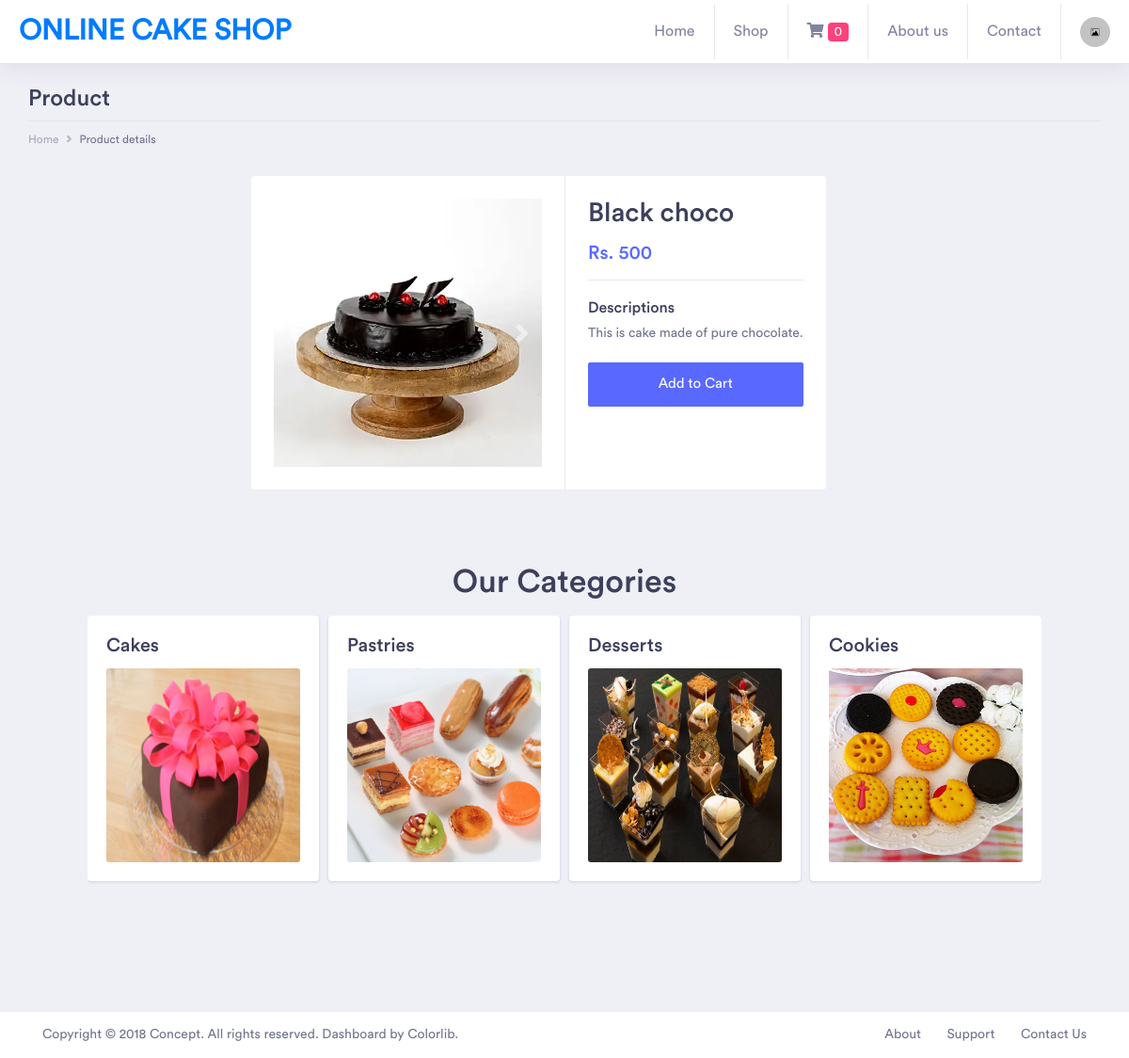
Page /onlinecakeshop/single_product.php?product_id=1 on the committed database.
### tables this page shows
CREATE TABLE `cake_shop_product` (
  `product_id` int(11) NOT NULL,
  `product_name` varchar(100) NOT NULL,
  `product_category` int(11) NOT NULL,
  `product_price` varchar(100) NOT NULL,
  `product_description` varchar(300) NOT NULL,
  `product_image` varchar(300) NOT NULL
);

CREATE TABLE `cake_shop_category` (
  `category_id` int(11) NOT NULL,
  `category_name` varchar(100) NOT NULL,
  `category_image` varchar(200) NOT NULL
);

### onlinecakeshop/single_product.php (the view, shortened to what this page needs)
<?php
if (!empty($_SESSION['cart'])) {
    $printCount = count($_SESSION['cart']);
}
else {
    $printCount = 0;
}
?>
<!doctype html>
<html lang="en">
<head>
    <link rel="stylesheet" href="css/bootstrap.min.css">
    <link href="fonts/circular-std/style.css" rel="stylesheet">
    <link rel="stylesheet" href="css/style.css">
    <link rel="stylesheet" href="css/userpage.css">
    <link rel="stylesheet" href="fonts/fontawesome/css/fontawesome-all.css">
    <link rel="stylesheet" type="text/css" href="css/owl.carousel.min.css">
    <link rel="stylesheet" type="text/css" href="css/owl.theme.default.min.css">
</head>
<body>
    <div class="dashboard-main-wrapper">
         <div class="dashboard-header">
            <nav class="navbar navbar-expand-lg bg-white fixed-top">
                <a class="navbar-brand" href="#">Online Cake Shop</a>
                <div class="collapse navbar-collapse " id="navbarSupportedContent">
                    <ul class="navbar-nav ml-auto navbar-right-top">
                        <li class="nav-item">
                            <a class="nav-link" href="index.php">Home</a>
                        </li>
                        <li class="nav-item dropdown">
                            <a class="nav-link active" href="#" id="navbarDropdownMenuLink1" data-toggle="dropdown" aria-haspopup="true" aria-expanded="false">Shop</a>
                        </li>
                        <li class="nav-item">
                            <a class="nav-link" href="cart.php"><i class="fas fa-shopping-cart"></i> <span class="badge badge-pill badge-secondary"><?php echo $printCount;?></span></a>
                        </li>
                        <li class="nav-item">
                            <a class="nav-link" href="about.php">About us</a>
                        </li>
                        <li class="nav-item">
                            <a class="nav-link" href="contact.php">Contact</a>
                        </li>
                        <li class="nav-item dropdown nav-user">
                            <a class="nav-link nav-user-img" href="#" id="navbarDropdownMenuLink2" data-toggle="dropdown" aria-haspopup="true" aria-expanded="false"><img src="uploads/default-image.jpg" alt="" class="user-avatar-md rounded-circle"></a>
                        </li>
                    </ul>
                </div>
            </nav>
        </div>
            <div class="container-fluid dashboard-content">
                <div class="row">
                    <div class="col-xl-12 col-lg-12 col-md-12 col-sm-12 col-12">
                        <div class="page-header">
                            <h2 class="pageheader-title">Product</h2>
                            <div class="page-breadcrumb">
                                <nav aria-label="breadcrumb">
                                    <ol class="breadcrumb">
                                        <li class="breadcrumb-item"><a href="index.php" class="breadcrumb-link">Home</a></li>
                                        <li class="breadcrumb-item active" aria-current="page">Product details</li>
                                    </ol>
                                </nav>
                            </div>
                        </div>
                    </div>
                </div>
                <div class="row mx-5">
                    <?php
                    require_once('config.php');
                    $product_id = $_GET['product_id'];
                    $select = "SELECT * FROM cake_shop_product where product_id = $product_id";
                    $query = mysqli_query($conn, $select);
                    $res = mysqli_fetch_assoc($query);
                    ?>
                    <div class="offset-xl-2 col-xl-8 col-lg-12 col-md-12 col-sm-12 col-12">
                        <div class="row">
                            <div class="col-xl-6 col-lg-6 col-md-6 col-sm-12 col-12 pr-xl-0 pr-lg-0 pr-md-0 m-b-30">
                                <div class="product-slider p-4">
                                    <div id="carouselExampleIndicators" class="product-carousel carousel slide" data-ride="carousel">
                                        <?php
                                        $file_array = explode(', ', $res['product_image']);
                                        ?>
                                        <div class="carousel-inner">
                                            <?php
                                            for ($i = 0; $i < count($file_array); $i++) {
                                            ?>
                                            <div class="carousel-item <?php if($i == 0) {echo 'active';} ?>">
                                                <img class="d-block w-100" src="uploads/<?php echo $file_array[$i];?>" alt="slide<?php echo $i;?>">
                                            </div>
                                            <?php } ?>
                                        </div>
                                        <a class="carousel-control-prev" href="#carouselExampleIndicators" role="button" data-slide="prev">
                                            <span class="carousel-control-prev-icon" aria-hidden="true"></span>
                                        </a>
                                        <a class="carousel-control-next" href="#carouselExampleIndicators" role="button" data-slide="next">
                                            <span class="carousel-control-next-icon" aria-hidden="true"></span>
                                        </a>
                                    </div>
                                </div>
                            </div>
                            <div class="col-xl-6 col-lg-6 col-md-6 col-sm-12 col-12 pl-xl-0 pl-lg-0 pl-md-0 border-left m-b-30 d-flex">
                                <div class="product-details p-4">
                                    <div class="border-bottom pb-3 mb-3">
                                        <h2 class="mb-3"><?php echo $res['product_name'];?></h2>
                                        <h3 class="mb-0 text-primary">Rs. <?php echo $res['product_price'];?></h3>
                                    </div>
                                    <div class="product-description">
                                        <h4 class="mb-1">Descriptions</h4>
                                        <p><?php echo $res['product_description'];?></p>
                                        <button onclick="add_cart(<?php echo $res['product_id'];?>)" class="btn btn-primary btn-block btn-lg">Add to Cart</button>
                                    </div>
                                </div>
                            </div>
                        </div>
                    </div>
                </div>
                <div class="row m-5">
                    <div class="col-xl-12 col-lg-12 col-md-12 col-sm-12 col-12 text-center">
                        <h1>Our Categories</h1>
                    </div>
                    <div class="col-xl-12 col-lg-12 col-md-12 col-sm-12 col-12">
                        <div class="owl-carousel owl-theme">
                            <?php
                            require_once('config.php');
                            $select = "SELECT * FROM cake_shop_category";
                            $query = mysqli_query($conn, $select);
                            while ($res = mysqli_fetch_assoc($query)) {
                            ?>
                            <div class="item">
                                <div class="card h-100">
                                    <div class="card-body">
                                        <h3 class="card-title"><?php echo $res['category_name'];?></h3>
                                        <a href="shop.php?category=<?php echo $res['category_id'];?>"><img class="card-img" src="uploads/<?php echo $res['category_image'];?>"></a>
                                    </div>
                                </div>
                            </div>
                            <?php
                            }
                            ?>
                        </div>
                    </div>
                </div>
            </div>
            <div class="footer">
                <div class="container-fluid">
                    <div class="row">
                        <div class="col-xl-6 col-lg-6 col-md-12 col-sm-12 col-12">
                            Copyright © 2018 Concept. All rights reserved. Dashboard by <a href="https://colorlib.com/wp/">Colorlib</a>.
                        </div>
                        <div class="col-xl-6 col-lg-6 col-md-12 col-sm-12 col-12">
                            <div class="text-md-right footer-links d-none d-sm-block">
                                <a href="javascript: void(0);">About</a>
                                <a href="javascript: void(0);">Support</a>
                                <a href="javascript: void(0);">Contact Us</a>
                            </div>
                        </div>
                    </div>
                </div>
            </div>
    </div>
</body>
</html>

### rows in the picture
cake_shop_product: product_name "Black choco", product_price "500", product_description "This is cake made of pure chocolate."
cake_shop_category: category_name "Cakes", category_image (picture)
cake_shop_category: category_name "Pastries", category_image (picture)
cake_shop_category: category_name "Desserts", category_image (picture)
cake_shop_category: category_name "Cookies", category_image (picture)

### other values in the picture
$printCount "0"
